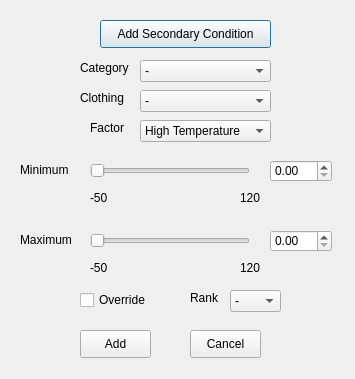
<?xml version="1.0" encoding="UTF-8"?>
<ui version="4.0">
 <class>Dialog</class>
 <widget class="QDialog" name="Dialog">
  <property name="geometry">
   <rect>
    <x>0</x>
    <y>0</y>
    <width>355</width>
    <height>379</height>
   </rect>
  </property>
  <property name="windowTitle">
   <string>Dialog</string>
  </property>
  <widget class="QSlider" name="horizontalSlider">
   <property name="geometry">
    <rect>
     <x>90</x>
     <y>160</y>
     <width>160</width>
     <height>22</height>
    </rect>
   </property>
   <property name="orientation">
    <enum>Qt::Horizontal</enum>
   </property>
  </widget>
  <widget class="QLabel" name="label_7">
   <property name="geometry">
    <rect>
     <x>20</x>
     <y>160</y>
     <width>61</width>
     <height>20</height>
    </rect>
   </property>
   <property name="text">
    <string>Minimum</string>
   </property>
  </widget>
  <widget class="QComboBox" name="comboBox_2">
   <property name="geometry">
    <rect>
     <x>140</x>
     <y>60</y>
     <width>131</width>
     <height>22</height>
    </rect>
   </property>
   <item>
    <property name="text">
     <string>-</string>
    </property>
   </item>
   <item>
    <property name="text">
     <string>Perfect</string>
    </property>
   </item>
   <item>
    <property name="text">
     <string>Good</string>
    </property>
   </item>
   <item>
    <property name="text">
     <string>Bad</string>
    </property>
   </item>
   <item>
    <property name="text">
     <string>Terrible</string>
    </property>
   </item>
  </widget>
  <widget class="QSlider" name="horizontalSlider_2">
   <property name="geometry">
    <rect>
     <x>90</x>
     <y>230</y>
     <width>160</width>
     <height>22</height>
    </rect>
   </property>
   <property name="orientation">
    <enum>Qt::Horizontal</enum>
   </property>
  </widget>
  <widget class="QPushButton" name="pushButton">
   <property name="geometry">
    <rect>
     <x>100</x>
     <y>20</y>
     <width>171</width>
     <height>28</height>
    </rect>
   </property>
   <property name="text">
    <string>Add Secondary Condition</string>
   </property>
  </widget>
  <widget class="QLabel" name="label_8">
   <property name="geometry">
    <rect>
     <x>20</x>
     <y>230</y>
     <width>61</width>
     <height>20</height>
    </rect>
   </property>
   <property name="text">
    <string>Maximum</string>
   </property>
  </widget>
  <widget class="QComboBox" name="comboBox">
   <property name="geometry">
    <rect>
     <x>140</x>
     <y>120</y>
     <width>131</width>
     <height>22</height>
    </rect>
   </property>
   <item>
    <property name="text">
     <string>High Temperature</string>
    </property>
   </item>
   <item>
    <property name="text">
     <string>Low Temperature</string>
    </property>
   </item>
   <item>
    <property name="text">
     <string>Rain Level</string>
    </property>
   </item>
   <item>
    <property name="text">
     <string>Snow Level</string>
    </property>
   </item>
   <item>
    <property name="text">
     <string>Mixed Precipitation Level</string>
    </property>
   </item>
   <item>
    <property name="text">
     <string>Wind Speed</string>
    </property>
   </item>
  </widget>
  <widget class="QLabel" name="label_4">
   <property name="geometry">
    <rect>
     <x>240</x>
     <y>190</y>
     <width>31</width>
     <height>16</height>
    </rect>
   </property>
   <property name="text">
    <string>120</string>
   </property>
  </widget>
  <widget class="QDoubleSpinBox" name="doubleSpinBox_2">
   <property name="geometry">
    <rect>
     <x>270</x>
     <y>230</y>
     <width>62</width>
     <height>22</height>
    </rect>
   </property>
  </widget>
  <widget class="QLabel" name="label_5">
   <property name="geometry">
    <rect>
     <x>90</x>
     <y>260</y>
     <width>31</width>
     <height>16</height>
    </rect>
   </property>
   <property name="text">
    <string>-50</string>
   </property>
  </widget>
  <widget class="QPushButton" name="pushButton_3">
   <property name="geometry">
    <rect>
     <x>80</x>
     <y>330</y>
     <width>71</width>
     <height>28</height>
    </rect>
   </property>
   <property name="text">
    <string>Add</string>
   </property>
  </widget>
  <widget class="QLabel" name="label_9">
   <property name="geometry">
    <rect>
     <x>80</x>
     <y>60</y>
     <width>55</width>
     <height>16</height>
    </rect>
   </property>
   <property name="text">
    <string>Category</string>
   </property>
  </widget>
  <widget class="QLabel" name="label_2">
   <property name="geometry">
    <rect>
     <x>90</x>
     <y>120</y>
     <width>55</width>
     <height>16</height>
    </rect>
   </property>
   <property name="text">
    <string>Factor</string>
   </property>
  </widget>
  <widget class="QLabel" name="label_6">
   <property name="geometry">
    <rect>
     <x>240</x>
     <y>260</y>
     <width>31</width>
     <height>16</height>
    </rect>
   </property>
   <property name="text">
    <string>120</string>
   </property>
  </widget>
  <widget class="QLabel" name="label_3">
   <property name="geometry">
    <rect>
     <x>90</x>
     <y>190</y>
     <width>31</width>
     <height>16</height>
    </rect>
   </property>
   <property name="text">
    <string>-50</string>
   </property>
  </widget>
  <widget class="QDoubleSpinBox" name="doubleSpinBox">
   <property name="geometry">
    <rect>
     <x>270</x>
     <y>160</y>
     <width>62</width>
     <height>22</height>
    </rect>
   </property>
  </widget>
  <widget class="QPushButton" name="pushButton_4">
   <property name="geometry">
    <rect>
     <x>190</x>
     <y>330</y>
     <width>71</width>
     <height>28</height>
    </rect>
   </property>
   <property name="text">
    <string>Cancel</string>
   </property>
  </widget>
  <widget class="QLabel" name="label">
   <property name="geometry">
    <rect>
     <x>190</x>
     <y>290</y>
     <width>31</width>
     <height>16</height>
    </rect>
   </property>
   <property name="text">
    <string>Rank</string>
   </property>
  </widget>
  <widget class="QComboBox" name="comboBox_3">
   <property name="geometry">
    <rect>
     <x>230</x>
     <y>290</y>
     <width>51</width>
     <height>22</height>
    </rect>
   </property>
   <item>
    <property name="text">
     <string>-</string>
    </property>
   </item>
  </widget>
  <widget class="QCheckBox" name="checkBox">
   <property name="geometry">
    <rect>
     <x>80</x>
     <y>290</y>
     <width>81</width>
     <height>20</height>
    </rect>
   </property>
   <property name="text">
    <string>Override</string>
   </property>
  </widget>
  <widget class="QComboBox" name="comboBox_4">
   <property name="geometry">
    <rect>
     <x>140</x>
     <y>90</y>
     <width>131</width>
     <height>22</height>
    </rect>
   </property>
   <item>
    <property name="text">
     <string>-</string>
    </property>
   </item>
   <item>
    <property name="text">
     <string>Umbrella</string>
    </property>
   </item>
   <item>
    <property name="text">
     <string>Snow Boots</string>
    </property>
   </item>
   <item>
    <property name="text">
     <string>Coat</string>
    </property>
   </item>
   <item>
    <property name="text">
     <string>Sweater</string>
    </property>
   </item>
  </widget>
  <widget class="QLabel" name="label_10">
   <property name="geometry">
    <rect>
     <x>80</x>
     <y>90</y>
     <width>55</width>
     <height>16</height>
    </rect>
   </property>
   <property name="text">
    <string>Clothing</string>
   </property>
  </widget>
 </widget>
 <resources/>
 <connections/>
</ui>
